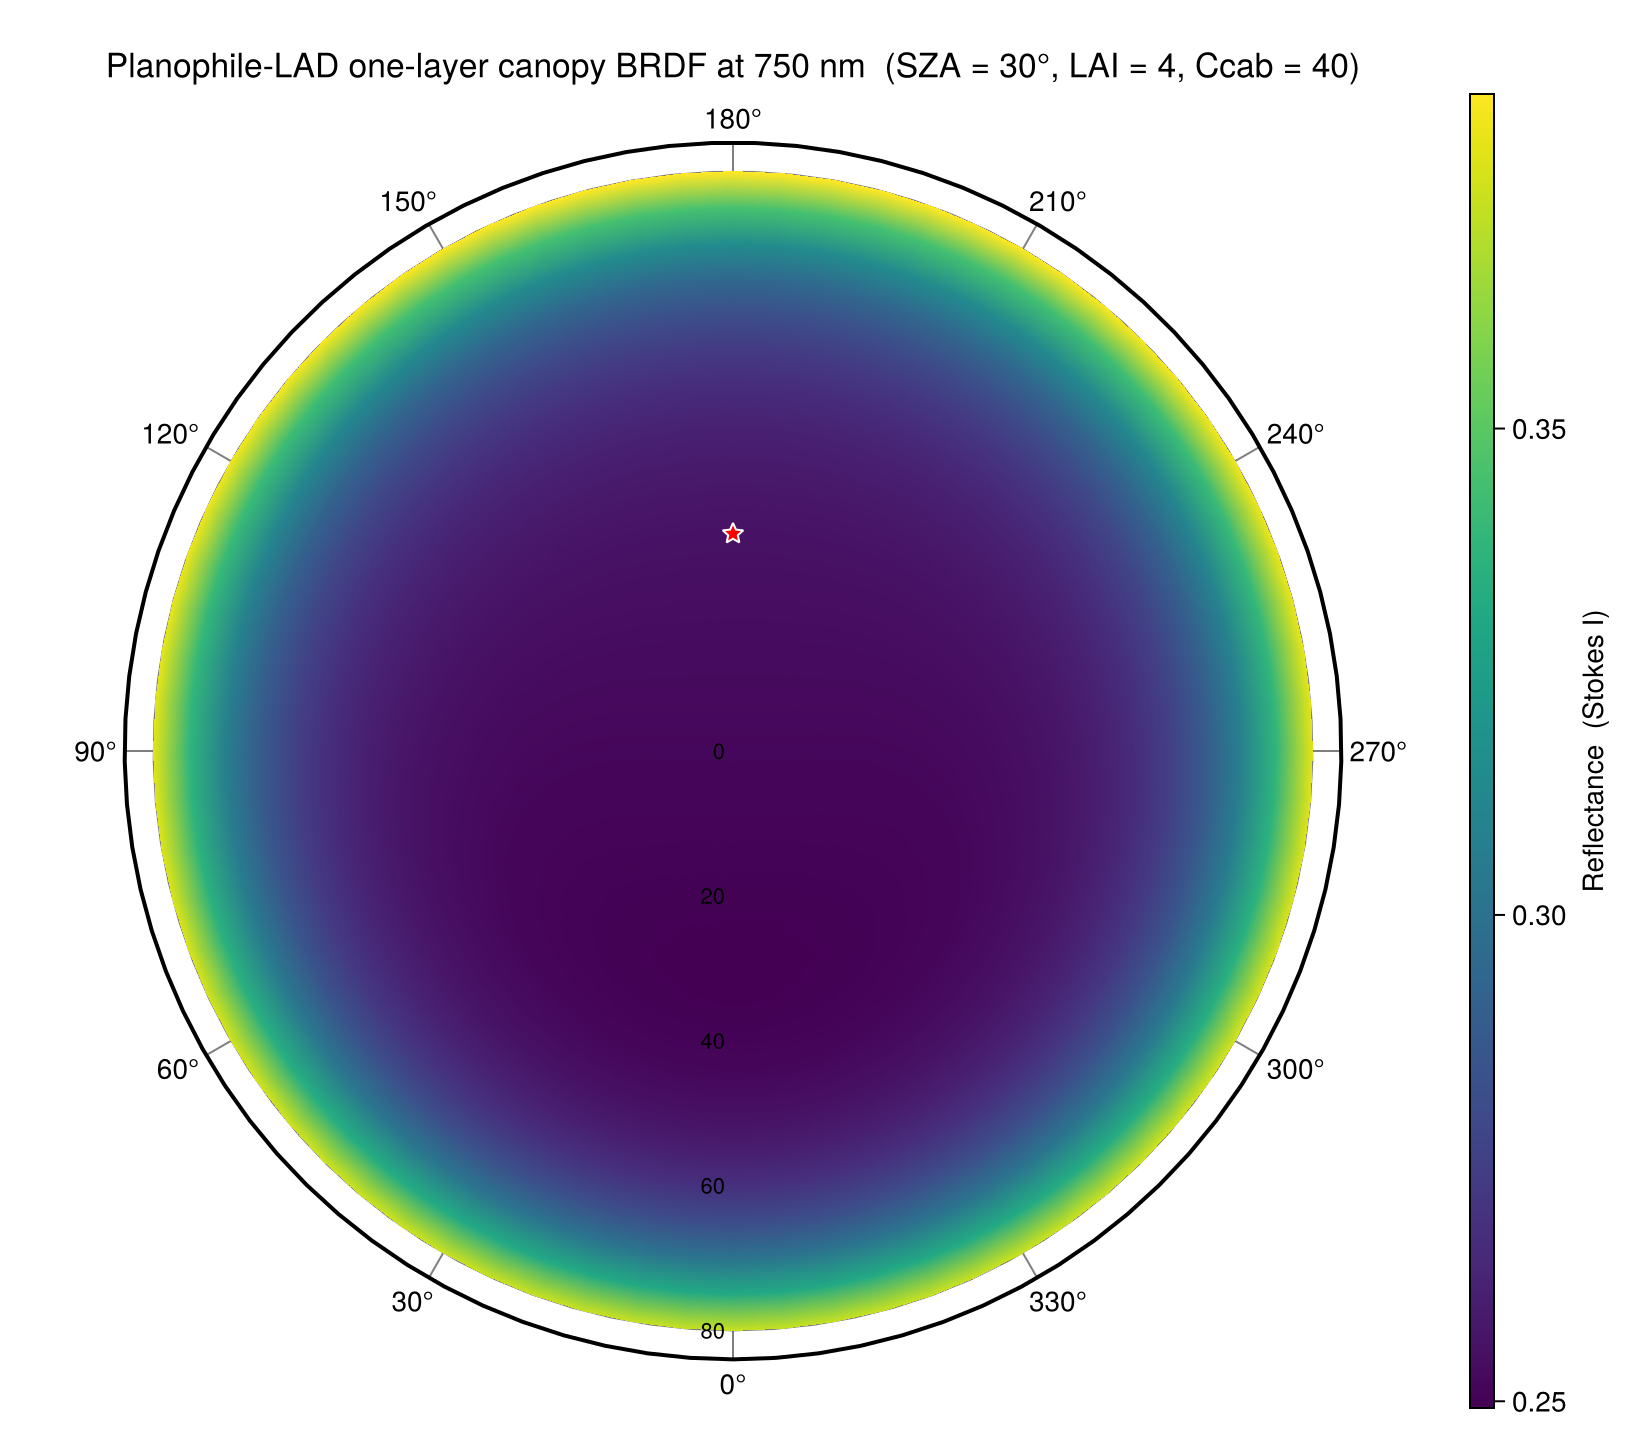

Write the Julia code that produced this figure.
# =================================================================
# Canopy BRDF phase plot at 750 nm
#
# Uses the same leaf/soil setup as the spectral
# script (sandbox/canopy_o2_740_780nm.jl) but reduces to a single
# wavelength (750 nm — outside the O2 A-band, so we see the canopy
# scattering structure cleanly) and sweeps a dense (VZA, VAZ) grid
# at fixed SZA = 30°.
#
# More Fourier moments are needed than for nadir-only spectra to
# resolve the azimuthal BRDF structure (hot spot, principal-plane
# asymmetry); we use max_m = 8 here.
#
# The canopy uses one layer and a planophile leaf-angle distribution:
# LAD = CanopyOptics.planophile_leaves2(Float64).
# =================================================================

using vSmartMOM
using vSmartMOM.CoreRT
using CanopyOptics
using CairoMakie

# Run with `julia --project=docs sandbox/canopy_o2_brdf_750nm.jl`.
if !haskey(ENV, "VSMARTMOM_O2_ABSCO")
    default_o2_lut = "/net/squid/data1/ABSCO_CS_Database/v5.2_final/o2_v52_v2.jld2"
    isfile(default_o2_lut) || error(
        "Set ENV[\"VSMARTMOM_O2_ABSCO\"] to the O2 ABSCO JLD2 LUT path.")
    ENV["VSMARTMOM_O2_ABSCO"] = default_o2_lut
end

# ── 1) Base config (atmosphere + O2 absorption + canopy floor) ──────
yaml_path = joinpath(@__DIR__, "canopy_o2_740_780nm.yaml")
params    = parameters_from_yaml(yaml_path)

# ── 2) Single wavelength at 750 nm ──────────────────────────────────
λ_target = 750.0                     # nm
ν_target = 1e7 / λ_target            # ≈ 13333.33 cm⁻¹  (just outside the O2 A-band)
params.spec_bands = [Float64[ν_target]]

# ── 3) Dense angular grid: SZA = 30°, VZA × VAZ ─────────────────────
vzas_deg = collect(0.0:5.0:80.0)     # 17 polar zenith angles
vazs_deg = collect(0.0:5.0:355.0)    # 72 relative azimuth angles (180 = backscatter)
n_vza, n_vaz = length(vzas_deg), length(vazs_deg)

vza_all = repeat(vzas_deg; inner=n_vaz)
vaz_all = repeat(vazs_deg; outer=n_vza)
params.vza = vza_all
params.vaz = vaz_all

# ── 4) Fourier moments + streams ────────────────────────────────────
# Canopy uses compute_Z_matrices_aniso (no δ-M truncation) so l_trunc here
# only buys quadrature streams via rt_set_streams. BiLambertianCanopyScattering
# is azimuthally smooth, so the Fourier series in φ converges by m ≈ 8.
params.max_m   = 8
params.l_trunc = 64

# ── 5) One-layer PROSPECT canopy with planophile LAD ───────────────
leaf = CanopyOptics.LeafProspectProProperties(
    N      = 1.5,
    Ccab   = 40.0,
    Ccar   = 8.0,
    Canth  = 0.0,
    Cbrown = 0.0,
    Cw     = 0.012,
    Cm     = 0.009,
    Cprot  = 0.0,
    Ccbc   = 0.0,
)
LAD = CanopyOptics.planophile_leaves2(Float64)
canopy = CanopySurface_from_prospect(
    leaf, 400.0:1.0:2500.0;
    soil        = LambertianSurfaceScalar(0.10),
    LAI         = 4.0,
    n_layers    = 1,
    LAD         = LAD,
)
for ib in eachindex(params.brdf)
    params.brdf[ib] = canopy
end

# ── 6) Build model and run RT at the (VZA, VAZ) grid ────────────────
model = model_from_parameters(params)
R, _  = rt_run(model)
println("R size (dirs, stokes, λ): ", size(R))

# Unpack into (vza, vaz) grid following the iteration order above.
R_grid = permutedims(reshape(R[:, 1, 1], n_vaz, n_vza))
println("R_grid extrema: ", extrema(R_grid))

# ── 7) Polar phase plot ─────────────────────────────────────────────
fig = Figure(size = (820, 720))
ax  = PolarAxis(fig[1, 1];
    title       = "Planophile-LAD one-layer canopy BRDF at 750 nm  (SZA = 30°, LAI = 4, Ccab = 40)",
    theta_0     = π / 2,    # 0° azimuth at the top
    direction   = -1,        # azimuth increases clockwise (visual convention)
    rticks      = 0:20:80,
    rticklabelsize = 11,
    thetaticks  = (deg2rad.(0:30:330), string.(0:30:330) .* "°"),
)

θ_rad = deg2rad.(vcat(vazs_deg, 360.0))
R_plot = hcat(R_grid, R_grid[:, 1])
hm = surface!(ax, θ_rad, vzas_deg, R_plot';
              colormap = :viridis, shading = NoShading)

Colorbar(fig[1, 2], hm; label = "Reflectance  (Stokes I)")

# Mark the solar-opposition direction. In vSmartMOM's principal-plane
# convention, the hotspot/backscatter side is at VAZ=180 and VZA=SZA.
sca_θ = deg2rad(180.0)
sca_r = 30.0
scatter!(ax, [sca_θ], [sca_r];
         color = :red, markersize = 12, marker = :star5,
         strokecolor = :white, strokewidth = 1.0)

out_png = joinpath(@__DIR__, "canopy_o2_brdf_750nm.png")
save(out_png, fig)
println("Saved BRDF plot → ", out_png)
fig
